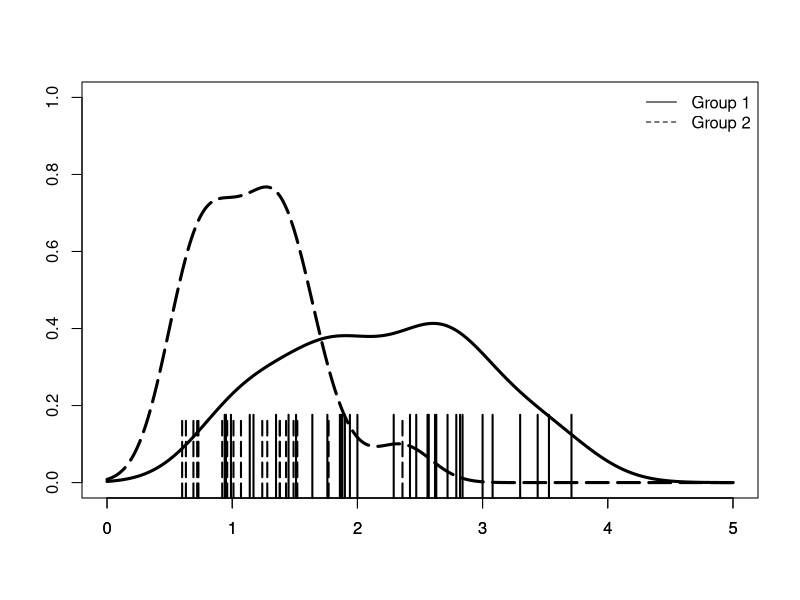

Generate this figure with R:
##################################################################################################
# ~~~~~~~~~~~~~~~~~~~~~~~~~~~~~~~~~~~~~~~~~~~~~~~~~~~~~~~~~~~~~~~~~~~~~~~~~~~~~~~~~~~~~~~~~~~~~~~~
##################################################################################################
# Start
#"""""""""""""""""""""""""""""""""""""""""""""""""""""""""""""""""""""""""""""""""""""""""""""""""
# Density plot script written by Dr Reza Rafiee
# Research Associate, Northern Institute for Cancer Research, Newcastle University
# This script gets a csv file including age at diagnosis and subsubgroup for density plot 

trapezoidal_integration = function(x, f)
{
  ### 3 checks to ensure that the arguments are numeric and of equal lengths
  # check if the variable of integration is numeric
  if (!is.numeric(x))
  {
    stop('The variable of integration "x" is not numeric.')
  }
  # check if the integrand is numeric
  if (!is.numeric(f))
  {
    stop('The integrand "f" is not numeric.')
  }
  # check if the variable of integration and the integrand have equal lengths
  if (length(x) != length(f))
  {
    stop('The lengths of the variable of integration and the integrand do not match.')
  }
  ### finish checks
  # obtain length of variable of integration and integrand
  n = length(x)
  # integrate using the trapezoidal rule
  integral = 0.5*sum((x[2:n] - x[1:(n-1)]) * (f[2:n] + f[1:(n-1)]))
  # print the definite integral
  return(integral)
}

#=============================================================================================
#=============================================================================================
setwd("~/My Projects at NICR/2014/Infant/Our New Material")

## loading data
data0_5 <- read.csv("Infant_2SubgroupInSHH.csv", header=T) # Paper, sub-subgroup density plot, March 2017

Cohort_size <- nrow(data0_5) # n=51
Cohort_name <- paste("Age Distribution, Under 5, n=", Cohort_size)
lb <- 0   # lower bound of the age 
hb <- 5   # higher bound of the age 
 
data0_5_SHH_Grp1 <- data0_5 

Temp_Col <- data0_5_SHH_Grp1$SHH_Subsubgroup_March17
Temp_Col <- as.numeric(data0_5_SHH_Grp1$SHH_Subsubgroup_March17)
Temp_Col[Temp_Col[] == "1"] <- "Group 1"
Temp_Col[Temp_Col[] == "2"] <- "Group 2"
data0_5_SHH_Grp1$SHH_Subsubgroup_March17 <- Temp_Col

infant_cohort <- data0_5_SHH_Grp1
Cohort_size <- nrow(infant_cohort)

# Density plot Group 1 vs. Group 2 (SHH sub-subgroup)
ageGrp1vsGrp2 <- infant_cohort$Ageatdiagnosis
ageGrp1vsGrp2 <- ageGrp1vsGrp2[infant_cohort$SHH_Subsubgroup_March17 == "Group 1"| infant_cohort$SHH_Subsubgroup_March17 == "Group 2"]
tmp_group1 <- factor(infant_cohort$SHH_Subsubgroup_March17[infant_cohort$SHH_Subsubgroup_March17 == "Group 1" | infant_cohort$SHH_Subsubgroup_March17 == "Group 2"])

# obtain values of the kernel density estimates
density_var1 = density(ageGrp1vsGrp2[tmp_group1 == "Group 1"], na.rm = T, from = lb, to = hb)
density_var2 = density(ageGrp1vsGrp2[tmp_group1 == "Group 2"], na.rm = T, from = lb, to = hb)

###############################

kde = density_var1$y
support_var1 = density_var1$x
integral_kde = trapezoidal_integration(support_var1, kde)
kde_scaled = kde/integral_kde

kde2 = density_var2$y
support_var2 = density_var2$x
integral_kde2 = trapezoidal_integration(support_var2, kde2)
kde_scaled2 = kde2/integral_kde2

# number of points used in density plot
n_density1 = density_var1$n
n_density2 = density_var2$n

# bandwidth in density plot
bw_density1 = density_var1$bw
bw_density2 = density_var2$bw

# For SHH - Group 1 vs. Group 2
ifelse(max(kde_scaled2) > max(kde_scaled),yub <- max(kde_scaled2),yub <- max(kde_scaled))
plot(1, type="n", xlab="", ylab="", xlim=c(0, 5), ylim=c(0,1))
lines(support_var1, kde_scaled, col = 'black', lwd=3)  # 
lines(support_var2, kde_scaled2, col = 'black', lwd=3, lty="longdash") # 
axis(1, at=lb:hb)
rug(ageGrp1vsGrp2[tmp_group1 == "Group 1"], col="black", side = 1, ticksize=0.2,lwd = 2)
rug(ageGrp1vsGrp2[tmp_group1 == "Group 2"], col="black", side = 1, ticksize=0.2,lwd = 2, lty="longdash")
legend('topright', c("Group 1","Group 2"), 
       lty=1:2, col=c('black', 'black'), bty='n', cex=1.0)

#"""""""""""""""""""""""""""""""""""""""""""""""""""""""""""""""""""""""""""""""""""""""""""""""""
# End
##################################################################################################
# ~~~~~~~~~~~~~~~~~~~~~~~~~~~~~~~~~~~~~~~~~~~~~~~~~~~~~~~~~~~~~~~~~~~~~~~~~~~~~~~~~~~~~~~~~~~~~~~~
##################################################################################################
